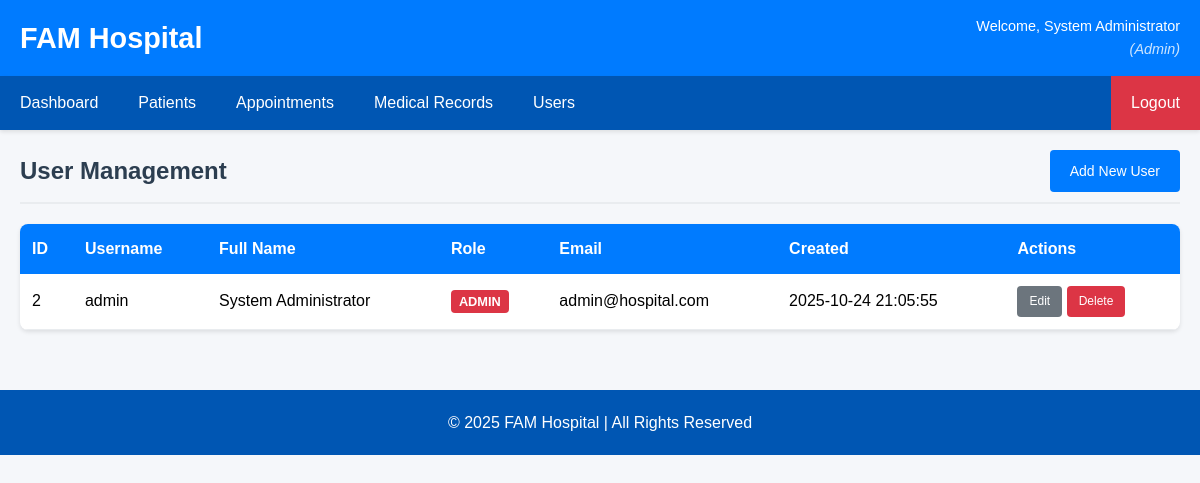
Page /users (signed in) on the committed database.
### tables this page shows
CREATE TABLE users (
            id INTEGER PRIMARY KEY AUTOINCREMENT,
            username TEXT UNIQUE NOT NULL,
            password_hash TEXT NOT NULL,
            role TEXT NOT NULL,
            full_name TEXT,
            email TEXT,
            created_at TEXT DEFAULT CURRENT_TIMESTAMP
        );

### app.py (the view)
@app.route('/users')
@admin_required  # Require admin role to access user management
def view_users():
    conn = sqlite3.connect(DB_NAME)
    cursor = conn.cursor()
    cursor.execute("SELECT id, username, role, full_name, email, created_at FROM users ORDER BY created_at DESC")
    users = cursor.fetchall()  # Get all user records
    conn.close()  # Close database connection
    return render_template('users.html', users=users)

### app.py (called while the page is built)
def admin_required(f):
    @wraps(f)  # Preserve the original function's metadata (name, docstring, etc.)
    def decorated_function(*args, **kwargs):
        if 'user_id' not in session:
            flash('Please log in to access this page.', 'error')
            return redirect(url_for('login'))
        if session.get('user_role') != 'admin':
            flash('Admin access required.', 'error')
            return redirect(url_for('dashboard'))
        return f(*args, **kwargs)
    return decorated_function

### templates/users.html (shortened to what this page needs)
{% extends "base.html" %}
{% block content %}
<div class="page-header">
    <h2>User Management</h2>
    <a href="{{ url_for('add_user') }}" class="btn btn-primary">Add New User</a>
</div>
<div class="table-container">
    <table class="data-table">
        <thead>
            <tr>
                <th>ID</th>
                <th>Username</th>
                <th>Full Name</th>
                <th>Role</th>
                <th>Email</th>
                <th>Created</th>
                <th>Actions</th>
            </tr>
        </thead>
        <tbody>
            {% for user in users %}
            <tr>
                <td>{{ user[0] }}</td>
                <td>{{ user[1] }}</td>
                <td>{{ user[3] or 'N/A' }}</td>
                <td><span class="role-badge role-{{ user[2] }}">{{ user[2].title() }}</span></td>
                <td>{{ user[4] or 'N/A' }}</td>
                <td>{{ user[5] }}</td>
                <td>
                    <a href="{{ url_for('edit_user', id=user[0]) }}" class="btn btn-sm btn-secondary">Edit</a>
                    <a href="{{ url_for('delete_user', id=user[0]) }}" class="btn btn-sm btn-danger" onclick="return confirm('Are you sure you want to delete this user?')">Delete</a>
                </td>
            </tr>
            {% endfor %}
        </tbody>
    </table>
</div>
{% endblock %}

### templates/base.html (shortened to what this page needs)
<!DOCTYPE html>
<html lang="en">
<head>
    <link rel="stylesheet" href="{{ url_for('static', filename='style.css') }}">
</head>
<body>
    <header>
        <div class="header-content">
            <h1>FAM Hospital</h1>
            {% if session.user_id %}
                <div class="user-info">
                    <span>Welcome, {{ session.full_name or session.username }}</span>
                    <span class="user-role">({{ session.user_role.title() }})</span>
                </div>
            {% endif %}
        </div>
    </header>
    {% if session.user_id %}
    <nav>
        <a href="{{ url_for('dashboard') }}">Dashboard</a>
        <a href="{{ url_for('view_patients') }}">Patients</a>
        <a href="{{ url_for('view_appointments') }}">Appointments</a>
        <a href="{{ url_for('view_medical_records') }}">Medical Records</a>
        {% if session.user_role == 'admin' %}
            <a href="{{ url_for('view_users') }}">Users</a>
        {% endif %}
        <a href="{{ url_for('logout') }}" class="logout-btn">Logout</a>
    </nav>
    {% endif %}
    <main>
        {% block content %}{% endblock %}
    </main>
    <footer>
        <p>&copy; 2025 FAM Hospital | All Rights Reserved</p>
    </footer>
</body>
</html>

### static/style.css (style rules this page uses)
body { font-family: Arial, sans-serif; margin: 0; padding: 0; background-color: #f5f7fa; line-height: 1.6; }
header { background-color: #007bff; color: white; padding: 15px 0; box-shadow: 0 2px 4px rgba(0,0,0,0.1); }
.header-content { max-width: 1200px; margin: 0 auto; padding: 0 20px; display: flex; justify-content: space-between; align-items: center; }
header h1 { margin: 0; font-size: 1.8em; }
.user-info { text-align: right; }
.user-info span { display: block; font-size: 0.9em; }
.user-role { font-style: italic; opacity: 0.8; }
nav { background-color: #0056b3; overflow: hidden; box-shadow: 0 2px 4px rgba(0,0,0,0.1); }
nav a { float: left; display: block; color: white; text-align: center; padding: 14px 20px; text-decoration: none; transition: background-color 0.3s; }
.logout-btn { float: right !important; background-color: #dc3545 !important; }
main { max-width: 1200px; margin: 0 auto; padding: 20px; }
.page-header { display: flex; justify-content: space-between; align-items: center; margin-bottom: 20px; padding-bottom: 10px; border-bottom: 2px solid #e9ecef; }
.page-header h2 { color: #2c3e50; margin: 0; }
.table-container { background: white; border-radius: 8px; box-shadow: 0 2px 4px rgba(0,0,0,0.1); overflow: hidden; }
.data-table { width: 100%; border-collapse: collapse; }
.data-table th { background-color: #007bff; color: white; padding: 12px; text-align: left; font-weight: 600; }
.data-table td { padding: 12px; border-bottom: 1px solid #e9ecef; }
.btn { display: inline-block; padding: 10px 20px; border: none; border-radius: 4px; text-decoration: none; cursor: pointer; font-size: 14px; transition: all 0.3s; text-align: center; }
.btn-primary { background-color: #007bff; color: white; }
.btn-secondary { background-color: #6c757d; color: white; }
.btn-danger { background-color: #dc3545; color: white; }
.btn-sm { padding: 6px 12px; font-size: 12px; }
.role-badge { padding: 4px 8px; border-radius: 4px; font-size: 0.8em; font-weight: 600; text-transform: uppercase; }
.role-admin { background-color: #dc3545; color: white; }
footer { background-color: #0056b3; color: white; text-align: center; padding: 20px; margin-top: 40px; }
footer p { margin: 0; }

### rows in the picture
users: full_name "System Administrator", id "2", username "admin", role "ADMIN", email "admin@hospital.com", created_at "2025-10-24 21:05:55"

### other values in the picture
{{ session.user_role.title() }} "Admin"
